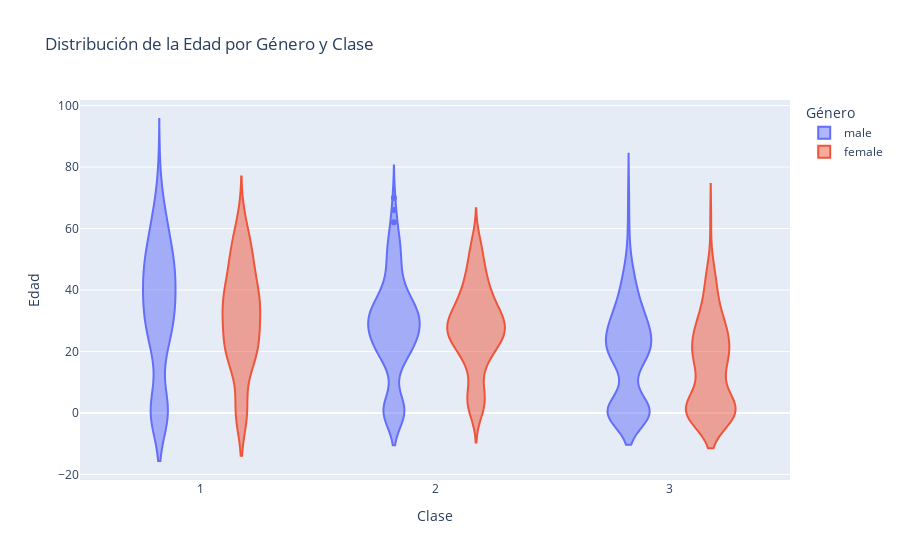

Here is the notebook cell this chart was saved with:
### Markdown cell above
Creo un gráfico de violín para mostrar cómo se distribuyen las edades de los pasajeros en cada clase (1ª, 2ª y 3ª) por género.

Cada violín representa la densidad de probabilidad de edad de los pasajeros en una clase y género. Cuanto más ancho es el violín mayor es la densidad de pasajeros para esa edad.

Además añado una caja dentro del violín para representar los valores estadísticos como mediana, rango intercuartílico y valores atípicos.

### Code cell
fig = px.violin(titanic, x='Pclass', y='Age', color='Sex', 
                title='Distribución de la Edad por Género y Clase',
                labels={'Pclass': 'Clase', 'Age': 'Edad', 'Sex': 'Género'})
fig.show()

### Figure 1 — Plotly figure (JSON) as saved in the notebook; plotly's stock layout.template omitted (floating-point values rounded to 4 significant figures; data arrays with more than 128 entries replaced by an {"elided": "..."} marker saying what was removed)
{"data": [{"alignmentgroup": "True", "box": {"visible": false}, "hovertemplate": "Género=male<br>Clase=%{x}<br>Edad=%{y}<extra></extra>", "legendgroup": "male", "marker": {"color": "#636efa"}, "name": "male", "offsetgroup": "male", "orientation": "v", "scalegroup": "True", "showlegend": true, "type": "violin", "x": {"elided": "577 int values"}, "x0": " ", "xaxis": "x", "y": {"elided": "577 int values"}, "y0": " ", "yaxis": "y"}, {"alignmentgroup": "True", "box": {"visible": false}, "hovertemplate": "Género=female<br>Clase=%{x}<br>Edad=%{y}<extra></extra>", "legendgroup": "female", "marker": {"color": "#EF553B"}, "name": "female", "offsetgroup": "female", "orientation": "v", "scalegroup": "True", "showlegend": true, "type": "violin", "x": {"elided": "314 int values"}, "x0": " ", "xaxis": "x", "y": {"elided": "314 int values"}, "y0": " ", "yaxis": "y"}], "layout": {"legend": {"title": {"text": "Género"}, "tracegroupgap": 0}, "title": {"text": "Distribución de la Edad por Género y Clase"}, "violinmode": "group", "xaxis": {"anchor": "y", "domain": [0, 1], "title": {"text": "Clase"}}, "yaxis": {"anchor": "x", "domain": [0, 1], "title": {"text": "Edad"}}}}
